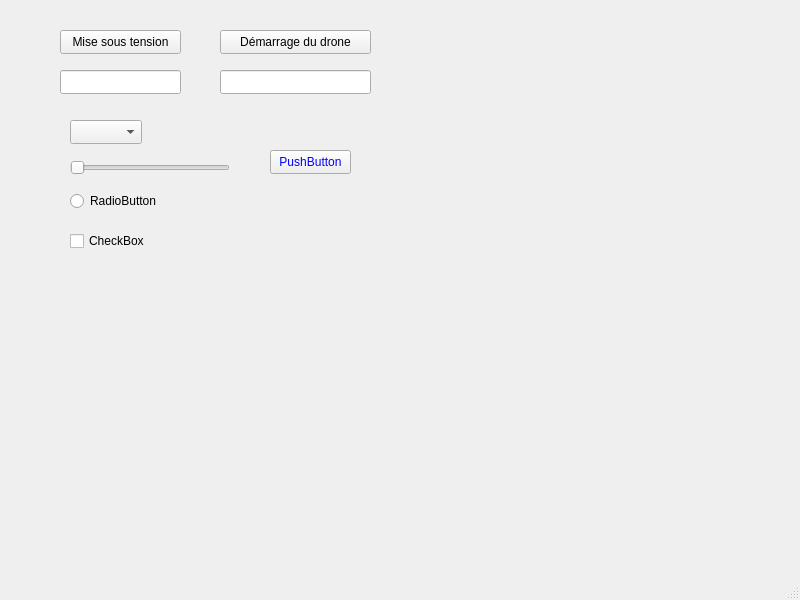
<?xml version="1.0" encoding="UTF-8"?>
<ui version="4.0">
 <class>MainWindow</class>
 <widget class="QMainWindow" name="MainWindow">
  <property name="geometry">
   <rect>
    <x>0</x>
    <y>0</y>
    <width>800</width>
    <height>600</height>
   </rect>
  </property>
  <property name="windowTitle">
   <string>MainWindow</string>
  </property>
  <widget class="QWidget" name="centralwidget">
   <widget class="QPushButton" name="pushButton">
    <property name="geometry">
     <rect>
      <x>270</x>
      <y>150</y>
      <width>81</width>
      <height>24</height>
     </rect>
    </property>
    <property name="styleSheet">
     <string notr="true">color: rgb(0,0,255) </string>
    </property>
    <property name="text">
     <string>PushButton</string>
    </property>
   </widget>
   <widget class="QRadioButton" name="radioButton">
    <property name="geometry">
     <rect>
      <x>70</x>
      <y>190</y>
      <width>91</width>
      <height>22</height>
     </rect>
    </property>
    <property name="text">
     <string>RadioButton</string>
    </property>
   </widget>
   <widget class="QSlider" name="horizontalSlider">
    <property name="geometry">
     <rect>
      <x>70</x>
      <y>160</y>
      <width>160</width>
      <height>16</height>
     </rect>
    </property>
    <property name="orientation">
     <enum>Qt::Horizontal</enum>
    </property>
   </widget>
   <widget class="QCheckBox" name="checkBox">
    <property name="geometry">
     <rect>
      <x>70</x>
      <y>230</y>
      <width>78</width>
      <height>22</height>
     </rect>
    </property>
    <property name="text">
     <string>CheckBox</string>
    </property>
   </widget>
   <widget class="QLineEdit" name="EtatTension">
    <property name="geometry">
     <rect>
      <x>60</x>
      <y>70</y>
      <width>121</width>
      <height>24</height>
     </rect>
    </property>
    <property name="readOnly">
     <bool>true</bool>
    </property>
   </widget>
   <widget class="QComboBox" name="comboBox">
    <property name="geometry">
     <rect>
      <x>70</x>
      <y>120</y>
      <width>72</width>
      <height>24</height>
     </rect>
    </property>
   </widget>
   <widget class="QPushButton" name="MiseSousTension">
    <property name="geometry">
     <rect>
      <x>60</x>
      <y>30</y>
      <width>121</width>
      <height>24</height>
     </rect>
    </property>
    <property name="text">
     <string>Mise sous tension</string>
    </property>
   </widget>
   <widget class="QPushButton" name="DemarrageDrone">
    <property name="geometry">
     <rect>
      <x>220</x>
      <y>30</y>
      <width>151</width>
      <height>24</height>
     </rect>
    </property>
    <property name="text">
     <string>Démarrage du drone</string>
    </property>
   </widget>
   <widget class="QLineEdit" name="EtatDemarrage">
    <property name="geometry">
     <rect>
      <x>220</x>
      <y>70</y>
      <width>151</width>
      <height>24</height>
     </rect>
    </property>
    <property name="readOnly">
     <bool>true</bool>
    </property>
   </widget>
  </widget>
  <widget class="QMenuBar" name="menubar">
   <property name="geometry">
    <rect>
     <x>0</x>
     <y>0</y>
     <width>800</width>
     <height>21</height>
    </rect>
   </property>
  </widget>
  <widget class="QStatusBar" name="statusbar"/>
 </widget>
 <resources/>
 <connections/>
</ui>
